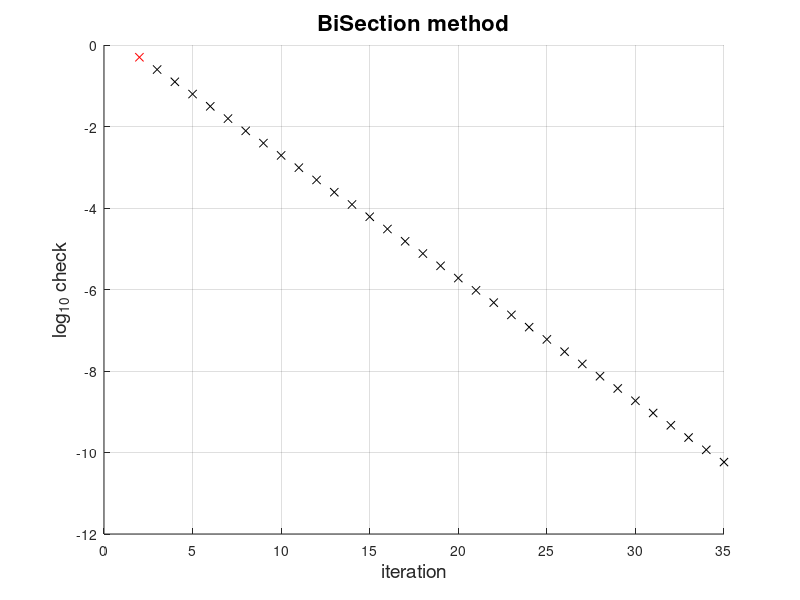

Here is the MATLAB script that generated this plot:
%
%  BiSsqrt.m --- BiS first example --- djm, 22 jan 2019
%	- includes bracketting to find sign-change interval
%

clear

tol = 1e-10;

%  assume 1 < a < 100
a = 12;  %  or try 4, 1.5^4, 0.1

disp(['what is the square root of ' num2str(a) '?'])

%  define f(x) with vectorized arithmetic
ff = @(x,a) x.^2-a;

%%%BEGIN:   this part does sqrt-specific bracketting

%  bracketting list
xlist = [1:1:10];
flist = ff(xlist,a);
sign_check = sign(flist)

%  check for any exact zeros!!
indX = find(sign_check==0);
if (isempty(indX)~=1)
	x_sqrt = xlist(indX);
	disp(['square root = ' num2str(x_sqrt) ' & err = ' num2str(flist(indX))])
	return
end

%  find sign-change interval
indX = find(diff(sign_check),1);
if (isempty(indX)==1)
	disp('no sign change')
	return
end

%%%END:   this part does sqrt-specific bracketting

%  0)  set sign-change interval
xL = xlist(indX  );  fL = ff(xL,a);
xR = xlist(indX+1);  fR = ff(xR,a);
Nevals = 2;

%  1)  compute first midpoint
figure(101);  clf;  hold on;  grid on
check = (xR-xL)/2;
plot(Nevals,log10(abs(check)),'rx')

fprintf('\t %d \t %16.15f \t %+6.5e \t %+16.15f \t %+6.5e \t %+6.5e \n', ...
		[Nevals, xL, fL, xR, fR, check])

xB  = xL + check;

%  root-finding loop
while (abs(check)>tol)
	%  2)  function evaluation
	fB = ff(xB,a);
	Nevals = Nevals + 1;
	
	%  3)  decision
	if (fB==0)
		xL = xB;  fL = fB;
		xR = xB;  fR = fB;
	else
		if (fL*fB>0)
			xL = xB;  fL = fB;
		else
			xR = xB;  fR = fB;
		end		
	end
	
	fprintf('\t %d \t %16.15f \t %+6.5e \t %+16.15f \t %+6.5e \t %+6.5e \n', ...
		[Nevals, xL, fL, xR, fR, check])

	%  4)  prepare next iteration
	check = (xR-xL)/2;
	plot(Nevals,log10(abs(check)),'kx')
	
	xB  = xL + check;
end

%  output & plot
disp('square root & error are:')
fprintf('\t %+16.15f \t %+16.15e \n',[xB, check])

title('BiSection method','fontsize',16)
ylabel('log_{10} check','fontsize',14)
xlabel('iteration','fontsize',14)